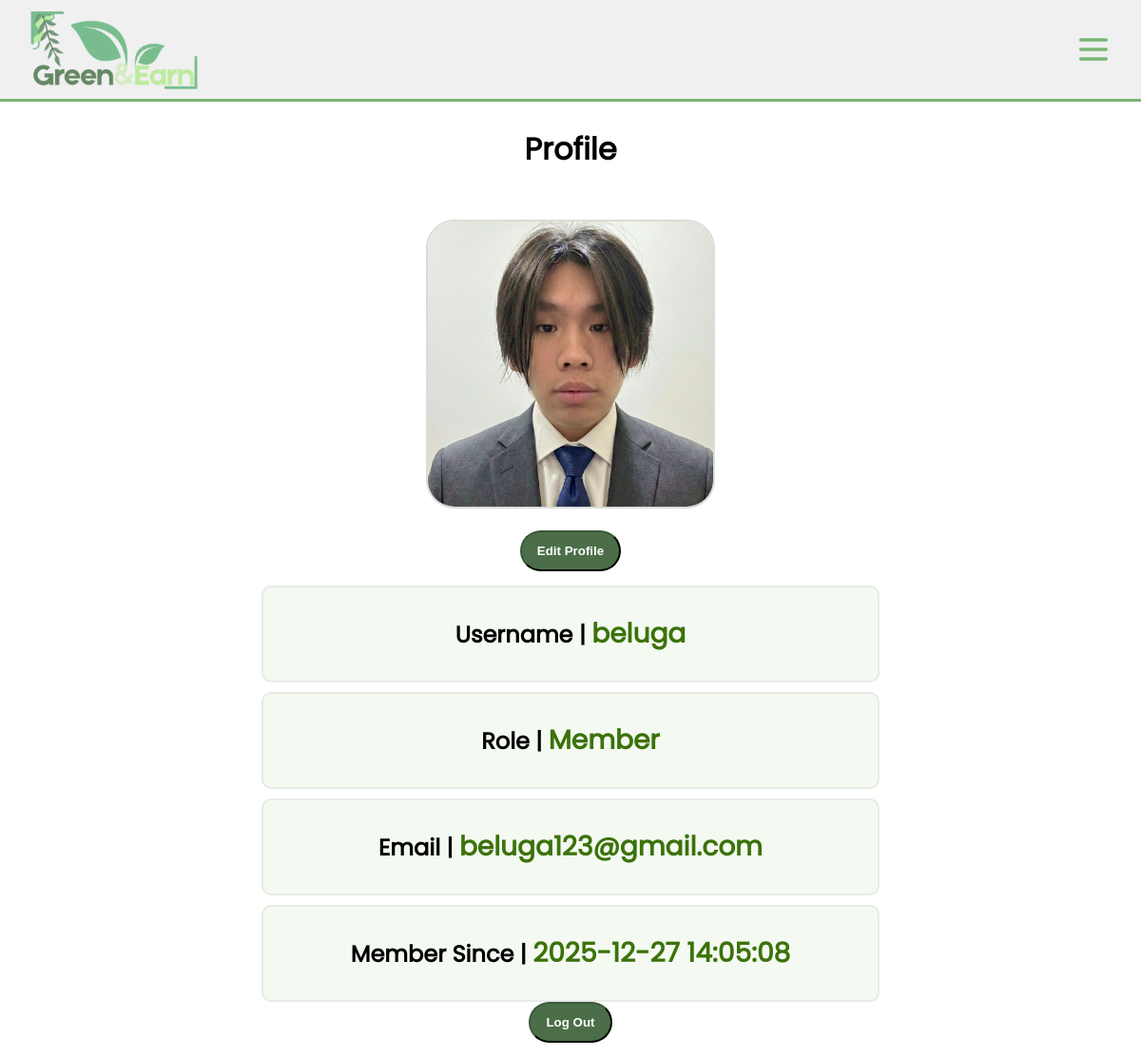
/php/pages/profile.php (signed in), run on the app's committed database.
### tables this page shows
CREATE TABLE `user` (
  `user_id` int(11) UNSIGNED NOT NULL,
  `role_id` int(11) UNSIGNED NOT NULL,
  `username` varchar(50) NOT NULL,
  `password_hash` varchar(255) NOT NULL,
  `email` varchar(100) NOT NULL,
  `bio` varchar(255) NOT NULL DEFAULT 'Ops, this person is too lazy to set their bio',
  `total_point_accumulated` int(11) NOT NULL DEFAULT 0,
  `point_balance` int(11) NOT NULL DEFAULT 0,
  `active_status` tinyint(1) NOT NULL DEFAULT 1,
  `register_date` datetime NOT NULL DEFAULT current_timestamp(),
  `profile_photo` varchar(255) NOT NULL
);

CREATE TABLE `role` (
  `role_id` int(11) UNSIGNED NOT NULL,
  `role_name` varchar(50) NOT NULL
);

### php/pages/profile.php (the view, shortened to what this page needs)
<?php
    include "../include/conn.php";
    $user_id = $_SESSION['user_id'];
    $sql = "SELECT * FROM user JOIN role ON role.role_id = user.role_id WHERE user.user_id = ?";
    $stmt = mysqli_prepare($dbConn, $sql);
    mysqli_stmt_bind_param($stmt, "i", $user_id);
    mysqli_stmt_execute($stmt);
    $result = mysqli_stmt_get_result($stmt);
    if(mysqli_num_rows($result)>0){
        $user_info = mysqli_fetch_assoc($result);
    }
?>
<!DOCTYPE html>
<html lang="en">
<head>
    <link rel="stylesheet" href="../../css/header.css">
    <link rel="stylesheet" href="../../css/style.css">
</head>
<body>
    <?php
        include "../include/header.php";
    ?>
    <h2>Profile</h2>
    <div class="profileCard">
        <img class="profileImg" src="<?php echo $user_info['profile_photo']?>" alt="Profile Photo"><br>
    </div>
    <button class="editBtn" id="editBtn">Edit Profile</button>
    <div class="list_container">
        <div class="list_card">
            <h3><span class="title">Username | </span>
                <span class="subject"><?php echo $user_info['username']?> </span>
            </h3>
        </div>
        <div class="list_card">
            <h3><span class="title">Role | </span>
                <span class="subject"><?php echo $user_info['role_name']?> </span>
            </h3>
        </div>
        <div class="list_card">
            <h3><span class="title">Email | </span>
                <span class="subject"><?php echo $user_info['email']?> </span>
            </h3>
        </div>
        <div class="list_card">
            <h3><span class="title">Member Since | </span>
                <span class="subject"><?php echo $user_info['register_date']?> </span>
            </h3>
        </div>
    </div>
    <form action="../commands/logout.php" method="POST">
        <button class="logoutBtn" type="submit">Log Out</button>
    </form>
</body>
</html>

### css/style.css (style rules this page uses)
:root { --fs-h1: clamp(1.75rem, 3vw + 1rem, 2.5rem); --fs-h2: clamp(1.5rem, 2.5vw + 1rem, 2rem); --fs-h3: clamp(1.25rem, 2vw + 1rem, 1.75rem); --fs-body: clamp(0.9375rem, 0.5vw + 0.8rem, 1rem); --fs-small: clamp(0.8125rem, 0.5vw + 0.7rem, 0.875rem); --font-heading: 'poppins',sans-serif; --font-body: 'montserrat',sans-serif; --clr-dark-a0: #000000; --clr-light-a0: #ffffff; --clr-primary-a0: #89cf84; --clr-primary-a10: #79b675; --clr-primary-a20: #699d65; --clr-primary-a30: #5a8557; --clr-primary-a40: #4b6e48; --clr-primary-a50: #3d573a; --clr-surface-a0: #ffffff; --clr-surface-a10: #f0f0f0; --clr-surface-a20: #e1e1e1; --clr-surface-a30: #d3d3d3; --clr-surface-a40: #c5c5c5; --clr-surface-a50: #b6b6b6; --clr-surface-tonal-a0: #f4faf2; --clr-surface-tonal-a10: #e6ece5; --clr-surface-tonal-a20: #d9ded8; --clr-surface-tonal-a30: #ccd0cb; --clr-surface-tonal-a40: #bfc2be; --clr-surface-tonal-a50: #b2b4b1; --clr-backdrop: rgba(0, 0, 0, 0.3); --clr-success-a0: #1b7f5c; --clr-warning-a0: #b8871f; --clr-danger-a0: #b13535; --clr-info-a0: #1e56a3; --bg-body: var(--clr-surface-a0); --bg-card: var(--clr-surface-a10); --bg-highlight: var(--clr-surface-tonal-a0); --border-main: var(--clr-surface-a20); --text-main: var(--clr-dark-a0); --text-main-invert: var(--clr-light-a0); --text-muted: var(--clr-surface-a50); --text-on-primary: var(--clr-dark-a0); }
body { text-align: center; margin: 0; padding: 0; font-family: var(--font-body); background-color: var(--clr-surface-a0); color: var(--text-main); }
h2 { font-size: var(--fs-h2); font-family: var(--font-heading); }
h3 { font-size: var(--fs-h3); font-family: var(--font-heading); }
.title { color: var(--text-main); font-family: var(--font-heading); font-size: 1.5rem; }
.title { color:var(--fs-h3); font-weight: bold; }
.subject { color: #3c720a; }
.editBtn, .logoutBtn { background-color: var(--clr-primary-a40); border-color: var(--clr-primary-a50); color: var(--text-main-invert); padding: 12px 16px; text-align: center; border-radius: 999px; font-weight: bold; margin-bottom: 15px; }
.profileCard { display: flex; justify-content: center; align-items: center; width: 350px; height: 350px; border-radius: 20px; overflow: hidden; margin: 0 auto; }
.profileImg { width: 300px; height: 300px; object-fit: cover; border-radius: 30px; border: 2px solid var(--clr-surface-tonal-a20); }
.list_container { display: flex; flex-direction: column; gap: 10px; align-items: center; }
.list_card { width: 650px; border: 2px solid; border-color: var(--clr-surface-tonal-a10); border-radius: 10px; background-color: var(--clr-surface-tonal-a0); padding: 0; text-align: center; box-sizing: border-box; }

### data on the page
user: profile_photo (picture), username "beluga", role.role_name "Member", email "beluga123@gmail.com", register_date "2025-12-27 14:05:08"
